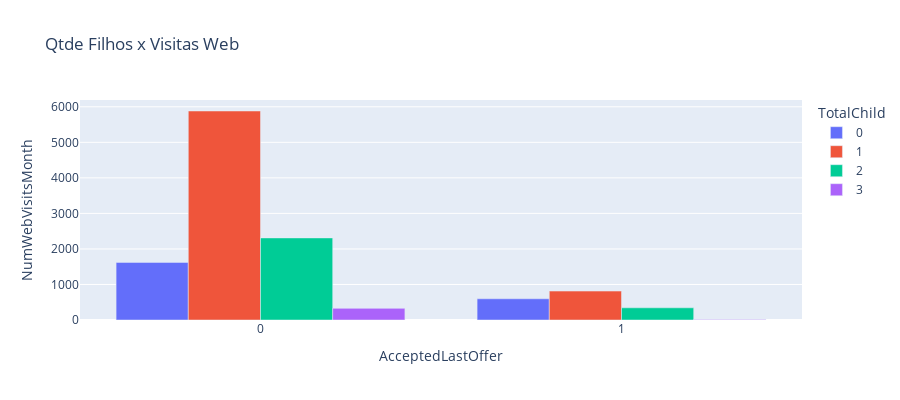

Here is the notebook cell this chart was saved with:
### Code cell
aux_df = df.groupby(['AcceptedLastOffer', 'TotalChild'])['NumWebVisitsMonth'].sum().reset_index()
fig = px.bar(aux_df, x='AcceptedLastOffer', y='NumWebVisitsMonth', color='TotalChild',
             barmode='group', height=400, title='Qtde Filhos x Visitas Web')
fig.show()

### Figure 1 — Plotly figure (JSON) as saved in the notebook; plotly's stock layout.template omitted (floating-point values rounded to 4 significant figures)
{"data": [{"alignmentgroup": "True", "hovertemplate": "TotalChild=0<br>AcceptedLastOffer=%{x}<br>NumWebVisitsMonth=%{y}<extra></extra>", "legendgroup": "0", "marker": {"color": "#636efa", "pattern": {"shape": ""}}, "name": "0", "offsetgroup": "0", "orientation": "v", "showlegend": true, "textposition": "auto", "type": "bar", "x": ["0", "1"], "xaxis": "x", "y": [1621, 597], "yaxis": "y"}, {"alignmentgroup": "True", "hovertemplate": "TotalChild=1<br>AcceptedLastOffer=%{x}<br>NumWebVisitsMonth=%{y}<extra></extra>", "legendgroup": "1", "marker": {"color": "#EF553B", "pattern": {"shape": ""}}, "name": "1", "offsetgroup": "1", "orientation": "v", "showlegend": true, "textposition": "auto", "type": "bar", "x": ["0", "1"], "xaxis": "x", "y": [5882, 814], "yaxis": "y"}, {"alignmentgroup": "True", "hovertemplate": "TotalChild=2<br>AcceptedLastOffer=%{x}<br>NumWebVisitsMonth=%{y}<extra></extra>", "legendgroup": "2", "marker": {"color": "#00cc96", "pattern": {"shape": ""}}, "name": "2", "offsetgroup": "2", "orientation": "v", "showlegend": true, "textposition": "auto", "type": "bar", "x": ["0", "1"], "xaxis": "x", "y": [2310, 343], "yaxis": "y"}, {"alignmentgroup": "True", "hovertemplate": "TotalChild=3<br>AcceptedLastOffer=%{x}<br>NumWebVisitsMonth=%{y}<extra></extra>", "legendgroup": "3", "marker": {"color": "#ab63fa", "pattern": {"shape": ""}}, "name": "3", "offsetgroup": "3", "orientation": "v", "showlegend": true, "textposition": "auto", "type": "bar", "x": ["0", "1"], "xaxis": "x", "y": [328, 14], "yaxis": "y"}], "layout": {"barmode": "group", "height": 400, "legend": {"title": {"text": "TotalChild"}, "tracegroupgap": 0}, "title": {"text": "Qtde Filhos x Visitas Web"}, "xaxis": {"anchor": "y", "domain": [0, 1], "title": {"text": "AcceptedLastOffer"}}, "yaxis": {"anchor": "x", "domain": [0, 1], "title": {"text": "NumWebVisitsMonth"}}}}
